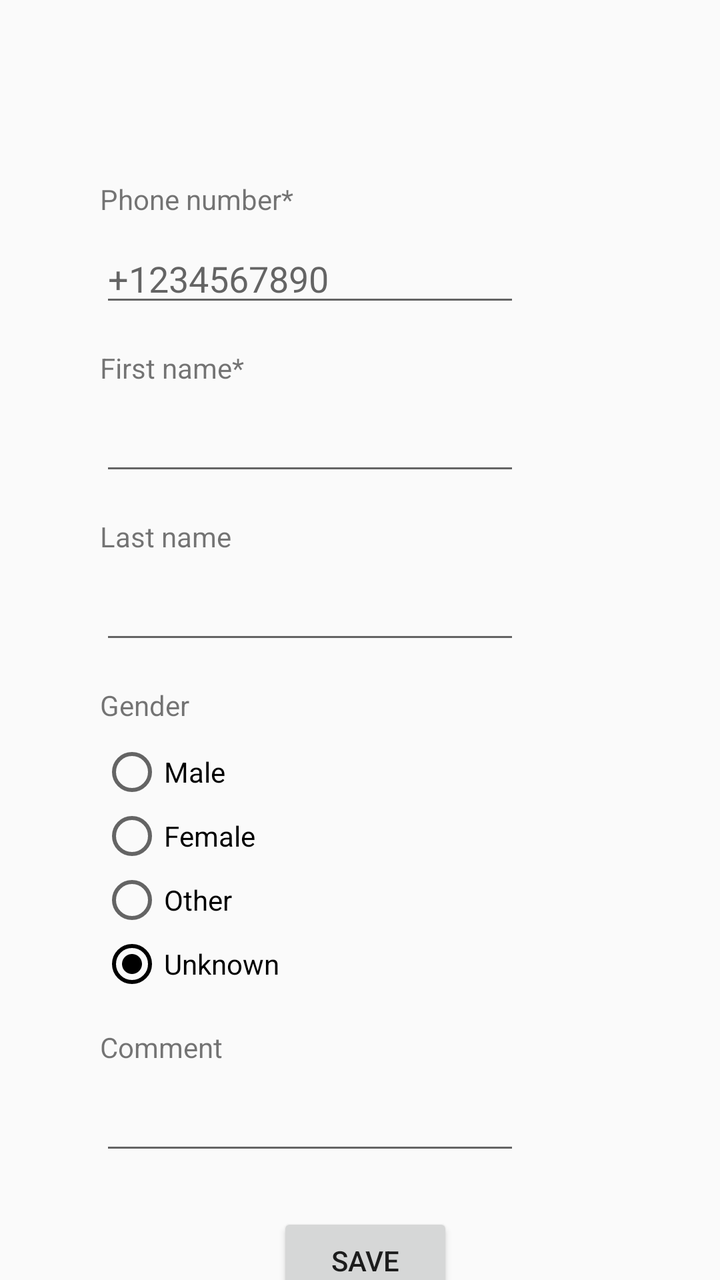
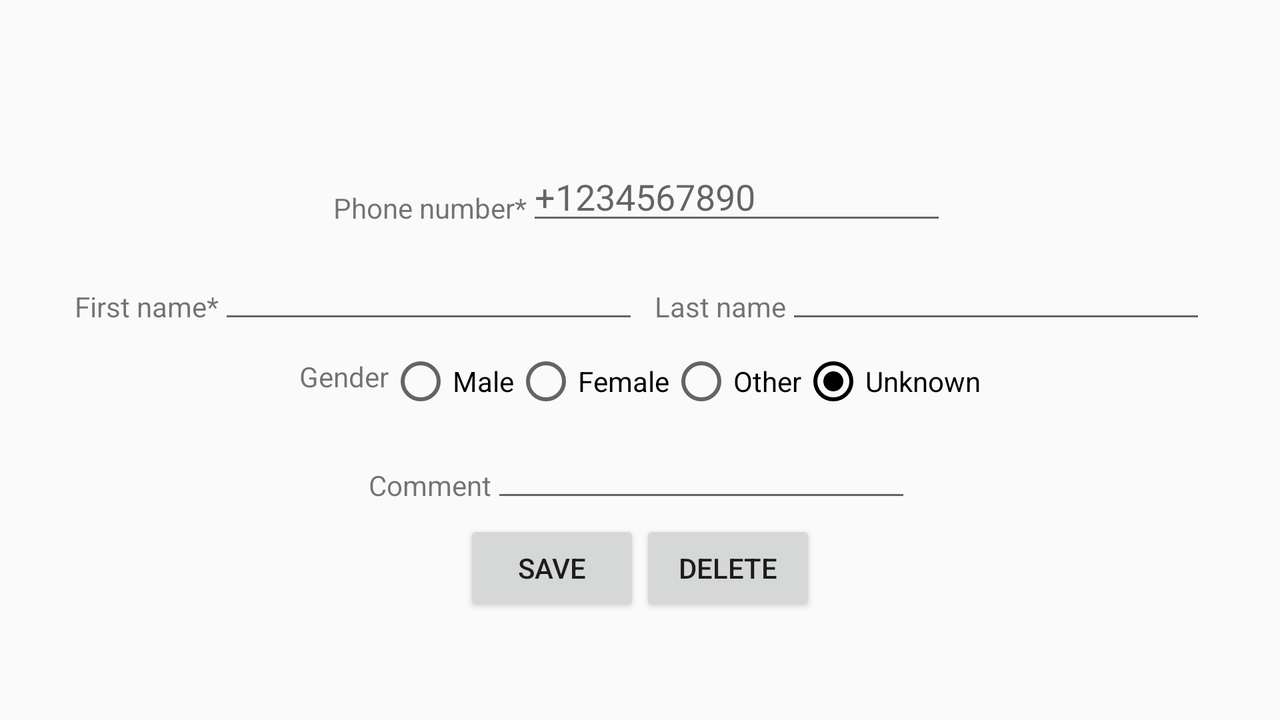

An Android layout and its configuration variant, each rendered on a device that would load it. The default file and the variant file are quoted in full after the pictures.
<!-- AndroidManifest.xml: application theme AppTheme -->
<!-- res/layout/activity_contact.xml -->
<?xml version="1.0" encoding="utf-8"?>
<androidx.constraintlayout.widget.ConstraintLayout xmlns:android="http://schemas.android.com/apk/res/android"
    xmlns:app="http://schemas.android.com/apk/res-auto"
    xmlns:tools="http://schemas.android.com/tools"
    android:layout_width="match_parent"
    android:layout_height="match_parent"
    tools:context=".ContactActivity">

    <TextView
        android:id="@+id/contactIdTextView"
        android:visibility="gone"
        android:layout_width="wrap_content"
        android:layout_height="wrap_content"/>
    <EditText
        android:id="@+id/phoneNumberEditText"
        android:layout_width="wrap_content"
        android:layout_height="wrap_content"
        android:layout_marginTop="8dp"
        android:hint="+1234567890"
        android:ems="10"
        android:inputType="phone"
        app:layout_constraintStart_toStartOf="@+id/guideline2"
        app:layout_constraintTop_toBottomOf="@+id/phoneNumberTetView" />

    <EditText
        android:id="@+id/firstNameEditText"
        android:layout_width="wrap_content"
        android:layout_height="wrap_content"
        android:layout_marginTop="8dp"
        android:ems="10"
        android:inputType="text"
        app:layout_constraintStart_toStartOf="@+id/guideline2"
        app:layout_constraintTop_toBottomOf="@+id/firstNameTetView" />

    <EditText
        android:id="@+id/lastNameEditText"
        android:layout_width="wrap_content"
        android:layout_height="wrap_content"
        android:layout_marginTop="8dp"
        android:ems="10"
        android:inputType="text"
        app:layout_constraintStart_toStartOf="@+id/guideline2"
        app:layout_constraintTop_toBottomOf="@+id/lastNameTetView" />

    <RadioGroup
        android:id="@+id/genderRadioGroup"
        android:layout_width="wrap_content"
        android:layout_height="wrap_content"
        android:layout_marginTop="8dp"
        app:layout_constraintStart_toStartOf="@+id/guideline2"
        app:layout_constraintTop_toBottomOf="@+id/genderTetView">

        <RadioButton
            android:id="@+id/maleGenderRadioBtn"
            android:tag=""
            android:layout_width="wrap_content"
            android:layout_height="wrap_content"
            android:text="@string/male_gender" />

        <RadioButton
            android:id="@+id/femaleGenderRadioBtn"
            android:layout_width="wrap_content"
            android:layout_height="wrap_content"
            android:text="@string/female_gender" />

        <RadioButton
            android:id="@+id/otherGenderRadioBtn"
            android:layout_width="wrap_content"
            android:layout_height="wrap_content"
            android:text="@string/other_gender" />

        <RadioButton
            android:id="@+id/unknownGenderRadioBtn"
            android:layout_width="wrap_content"
            android:layout_height="wrap_content"
            android:checked="true"
            android:text="@string/unknown_gender" />
    </RadioGroup>

    <EditText
        android:id="@+id/commentEditText"
        android:layout_width="wrap_content"
        android:layout_height="wrap_content"
        android:layout_marginTop="8dp"
        android:inputType="text"
        android:ems="10"
        app:layout_constraintStart_toStartOf="@+id/guideline2"
        app:layout_constraintTop_toBottomOf="@+id/commentTetView" />

    <TextView
        android:id="@+id/phoneNumberTetView"
        android:layout_width="wrap_content"
        android:layout_height="wrap_content"
        android:text="@string/phone_number_title"
        app:layout_constraintStart_toStartOf="@+id/guideline2"
        app:layout_constraintTop_toTopOf="@+id/guideline3" />

    <TextView
        android:id="@+id/firstNameTetView"
        android:layout_width="wrap_content"
        android:layout_height="wrap_content"
        android:layout_marginTop="16dp"
        android:text="@string/first_name_title"
        app:layout_constraintStart_toStartOf="@+id/guideline2"
        app:layout_constraintTop_toBottomOf="@+id/phoneNumberEditText" />

    <TextView
        android:id="@+id/lastNameTetView"
        android:layout_width="wrap_content"
        android:layout_height="wrap_content"
        android:layout_marginTop="16dp"
        android:text="@string/last_name_title"
        app:layout_constraintStart_toStartOf="@+id/guideline2"
        app:layout_constraintTop_toBottomOf="@+id/firstNameEditText" />

    <TextView
        android:id="@+id/genderTetView"
        android:layout_width="wrap_content"
        android:layout_height="wrap_content"
        android:layout_marginTop="16dp"
        android:text="@string/gender_title"
        app:layout_constraintStart_toStartOf="@+id/guideline2"
        app:layout_constraintTop_toBottomOf="@+id/lastNameEditText" />

    <TextView
        android:id="@+id/commentTetView"
        android:layout_width="wrap_content"
        android:layout_height="wrap_content"
        android:layout_marginTop="16dp"
        android:text="@string/comment_title"
        app:layout_constraintStart_toStartOf="@+id/guideline2"
        app:layout_constraintTop_toBottomOf="@+id/genderRadioGroup" />

    <androidx.constraintlayout.widget.Guideline
        android:id="@+id/guideline2"
        android:layout_width="wrap_content"
        android:layout_height="wrap_content"
        android:orientation="vertical"
        app:layout_constraintGuide_begin="50dp" />

    <androidx.constraintlayout.widget.Guideline
        android:id="@+id/guideline3"
        android:layout_width="wrap_content"
        android:layout_height="wrap_content"
        android:orientation="horizontal"
        app:layout_constraintGuide_begin="90dp" />

    <Button
        android:id="@+id/saveButton"
        android:layout_width="wrap_content"
        android:layout_height="48dp"
        android:layout_marginTop="24dp"

        android:text="@string/save_btn_text"
        app:layout_constraintEnd_toEndOf="parent"
        app:layout_constraintHorizontal_bias="0.51"
        app:layout_constraintStart_toStartOf="parent"
        app:layout_constraintTop_toBottomOf="@+id/commentEditText" />

    <Button
        android:id="@+id/deleteButton"
        android:layout_width="wrap_content"
        android:layout_height="wrap_content"
        android:layout_marginTop="8dp"
        android:text="@string/delete_btn_text"
        app:layout_constraintEnd_toEndOf="@+id/saveButton"
        app:layout_constraintStart_toStartOf="@+id/saveButton"
        app:layout_constraintTop_toBottomOf="@+id/saveButton" />

</androidx.constraintlayout.widget.ConstraintLayout>
<!-- resources referenced by this layout -->
<resources>
  <string name="comment_title">Comment</string>
  <string name="delete_btn_text">Delete</string>
  <string name="female_gender">Female</string>
  <string name="first_name_title">First name*</string>
  <string name="gender_title">Gender</string>
  <string name="last_name_title">Last name</string>
  <string name="male_gender">Male</string>
  <string name="other_gender">Other</string>
  <string name="phone_number_title">Phone number*</string>
  <string name="save_btn_text">Save</string>
  <string name="unknown_gender">Unknown</string>
  <style name="AppTheme" parent="Theme.AppCompat.DayNight.DarkActionBar">
          <item name="colorPrimary">@color/black</item>
          <item name="colorPrimaryDark">@color/black</item>
          <item name="colorAccent">@color/black</item>
      </style>
  <color name="black">#FF000000</color>
</resources>
<!-- res/layout-land/activity_contact.xml (the author's variant of the layout above) -->
<!-- drawn on the phone turned sideways -->
<?xml version="1.0" encoding="utf-8"?>
<androidx.constraintlayout.widget.ConstraintLayout xmlns:android="http://schemas.android.com/apk/res/android"
    xmlns:app="http://schemas.android.com/apk/res-auto"
    xmlns:tools="http://schemas.android.com/tools"
    android:layout_width="match_parent"
    android:layout_height="match_parent"
    tools:context=".activity.ContactActivity">

    <TextView
        android:id="@+id/contactIdTextView"
        android:visibility="gone"
        android:layout_width="wrap_content"
        android:layout_height="wrap_content"/>

    <Button
        android:id="@+id/msgButton"
        android:layout_width="64dp"
        android:layout_height="64dp"
        android:background="@drawable/ic_message"
        android:layout_marginTop="8dp"
        app:layout_constraintEnd_toEndOf="parent"
        app:layout_constraintStart_toStartOf="parent"
        app:layout_constraintTop_toTopOf="parent" />

    <LinearLayout
        android:id="@+id/phoneNumber_group"
        android:layout_width="wrap_content"
        android:layout_height="wrap_content"
        app:layout_constraintTop_toBottomOf="@+id/msgButton"
        app:layout_constraintStart_toStartOf="parent"
        app:layout_constraintEnd_toEndOf="parent">
        <TextView
            android:id="@+id/phoneNumberTetView"
            android:layout_width="wrap_content"
            android:layout_height="wrap_content"
            android:layout_marginTop="8dp"
            android:text="@string/phone_number_title" />
        <EditText
            android:id="@+id/phoneNumberEditText"
            android:layout_width="wrap_content"
            android:layout_height="wrap_content"
            android:layout_marginTop="4dp"
            android:ems="10"
            android:hint="+1234567890"
            android:inputType="phone" />
    </LinearLayout>


    <LinearLayout
        android:id="@+id/name_group"
        android:layout_width="wrap_content"
        android:layout_height="wrap_content"
        app:layout_constraintTop_toBottomOf="@+id/phoneNumber_group"
        app:layout_constraintStart_toStartOf="parent"
        app:layout_constraintEnd_toEndOf="parent"
        android:layout_marginTop="4dp">
        <TextView
            android:id="@+id/firstNameTetView"
            android:layout_width="wrap_content"
            android:layout_height="wrap_content"
            android:layout_marginTop="8dp"
            android:text="@string/first_name_title"
            app:layout_constraintStart_toStartOf="@+id/firstNameEditText" />
        <EditText
            android:id="@+id/firstNameEditText"
            android:layout_width="wrap_content"
            android:layout_height="wrap_content"
            android:layout_marginTop="4dp"
            android:ems="10"
            android:inputType="text"
            app:layout_constraintTop_toBottomOf="@+id/firstNameTetView" />

        <TextView
            android:id="@+id/lastNameTetView"
            android:layout_width="wrap_content"
            android:layout_height="wrap_content"
            android:layout_marginStart="8dp"
            android:layout_marginTop="8dp"
            android:text="@string/last_name_title"
            app:layout_constraintStart_toStartOf="@+id/lastNameEditText"
            app:layout_constraintTop_toBottomOf="@+id/firstNameEditText" />
        <EditText
            android:id="@+id/lastNameEditText"
            android:layout_width="wrap_content"
            android:layout_height="wrap_content"
            android:layout_marginTop="4dp"
            android:ems="10"
            android:inputType="text"
            app:layout_constraintEnd_toEndOf="parent"
            app:layout_constraintStart_toStartOf="parent"
            app:layout_constraintTop_toBottomOf="@+id/lastNameTetView" />
    </LinearLayout>


    <LinearLayout
        android:id="@+id/gender_group"
        android:layout_width="wrap_content"
        android:layout_height="wrap_content"
        app:layout_constraintTop_toBottomOf="@+id/name_group"
        app:layout_constraintStart_toStartOf="parent"
        app:layout_constraintEnd_toEndOf="parent"
        android:layout_marginTop="4dp">
        <TextView
            android:id="@+id/genderTetView"
            android:layout_width="wrap_content"
            android:layout_height="wrap_content"
            android:layout_marginTop="8dp"
            android:text="@string/gender_title"
            app:layout_constraintStart_toStartOf="@+id/genderRadioGroup"
            app:layout_constraintTop_toBottomOf="@+id/name_group" />

        <RadioGroup
            android:id="@+id/genderRadioGroup"
            android:layout_width="wrap_content"
            android:layout_height="wrap_content"
            android:layout_marginTop="4dp"
            app:layout_constraintEnd_toEndOf="parent"
            app:layout_constraintStart_toStartOf="parent"
            app:layout_constraintTop_toBottomOf="@+id/genderTetView"
            android:orientation="horizontal">

            <RadioButton
                android:id="@+id/maleGenderRadioBtn"
                android:layout_width="wrap_content"
                android:layout_height="wrap_content"
                android:text="@string/male_gender" />

            <RadioButton
                android:id="@+id/femaleGenderRadioBtn"
                android:layout_width="wrap_content"
                android:layout_height="wrap_content"
                android:text="@string/female_gender" />

            <RadioButton
                android:id="@+id/otherGenderRadioBtn"
                android:layout_width="wrap_content"
                android:layout_height="wrap_content"
                android:text="@string/other_gender" />

            <RadioButton
                android:id="@+id/unknownGenderRadioBtn"
                android:layout_width="wrap_content"
                android:layout_height="wrap_content"
                android:checked="true"
                android:text="@string/unknown_gender" />
        </RadioGroup>
    </LinearLayout>

    <LinearLayout
        android:id="@+id/comment_group"
        android:layout_width="wrap_content"
        android:layout_height="wrap_content"
        app:layout_constraintTop_toBottomOf="@+id/gender_group"
        app:layout_constraintStart_toStartOf="parent"
        app:layout_constraintEnd_toEndOf="parent"
        android:layout_marginTop="4dp">
        <TextView
            android:id="@+id/commentTetView"
            android:layout_width="wrap_content"
            android:layout_height="wrap_content"
            android:layout_marginTop="8dp"
            android:text="@string/comment_title"
            app:layout_constraintStart_toStartOf="@+id/commentEditText"
            app:layout_constraintTop_toBottomOf="@+id/genderRadioGroup" />

        <EditText
            android:id="@+id/commentEditText"
            android:layout_width="wrap_content"
            android:layout_height="wrap_content"
            android:layout_marginTop="4dp"
            android:ems="10"
            android:inputType="text"
            app:layout_constraintEnd_toEndOf="parent"
            app:layout_constraintStart_toStartOf="parent"
            app:layout_constraintTop_toBottomOf="@+id/commentTetView" />
    </LinearLayout>

    <LinearLayout
        android:id="@+id/buttons_group"
        android:layout_width="wrap_content"
        android:layout_height="wrap_content"
        app:layout_constraintEnd_toEndOf="parent"
        app:layout_constraintStart_toStartOf="parent"
        app:layout_constraintTop_toBottomOf="@+id/comment_group"
        android:layout_marginTop="4dp">>
        <Button
            android:id="@+id/saveButton"
            android:layout_width="wrap_content"
            android:layout_height="48dp"

            android:text="@string/save_btn_text" />

        <Button
            android:id="@+id/deleteButton"
            android:layout_width="wrap_content"
            android:layout_height="wrap_content"
            android:text="@string/delete_btn_text"
            app:layout_constraintBottom_toBottomOf="@+id/saveButton" />
    </LinearLayout>



</androidx.constraintlayout.widget.ConstraintLayout>
